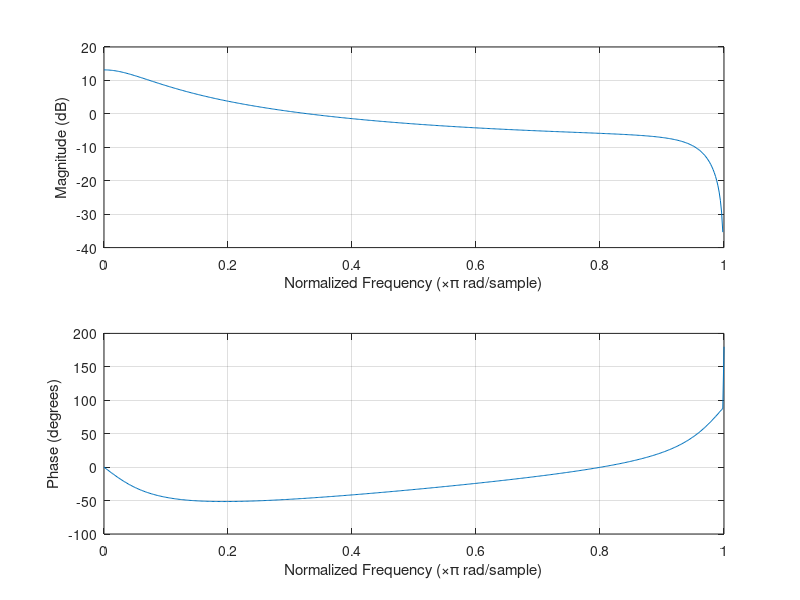

MATLAB code for this plot:
% Example 11.6

% Ορισμός παραμέτρων a, b
b = [1, 1, 0];
a = [1, 0.4, -0.96];
% Απόκριση συχνότητας στο πεδίο z
freqz(b,a)
